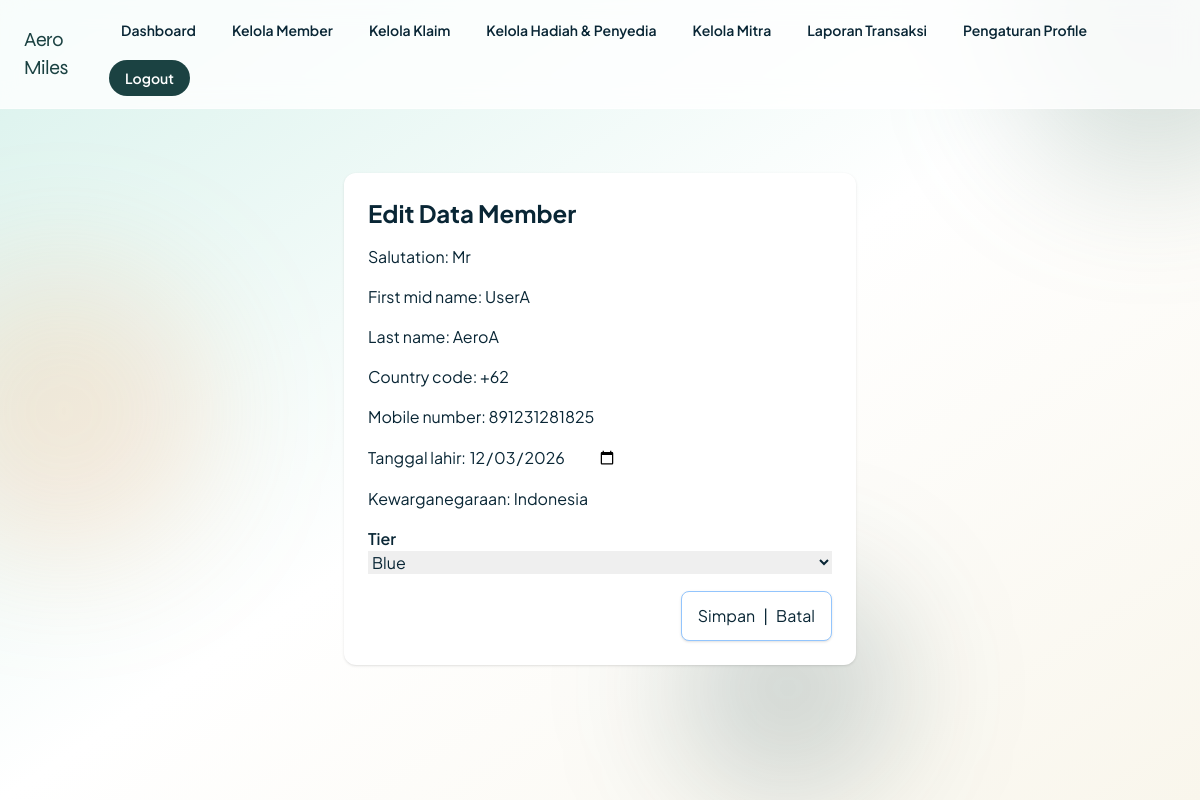
The app's page /staf/kelola-member/M0001/ubah/ (signed in), older data.
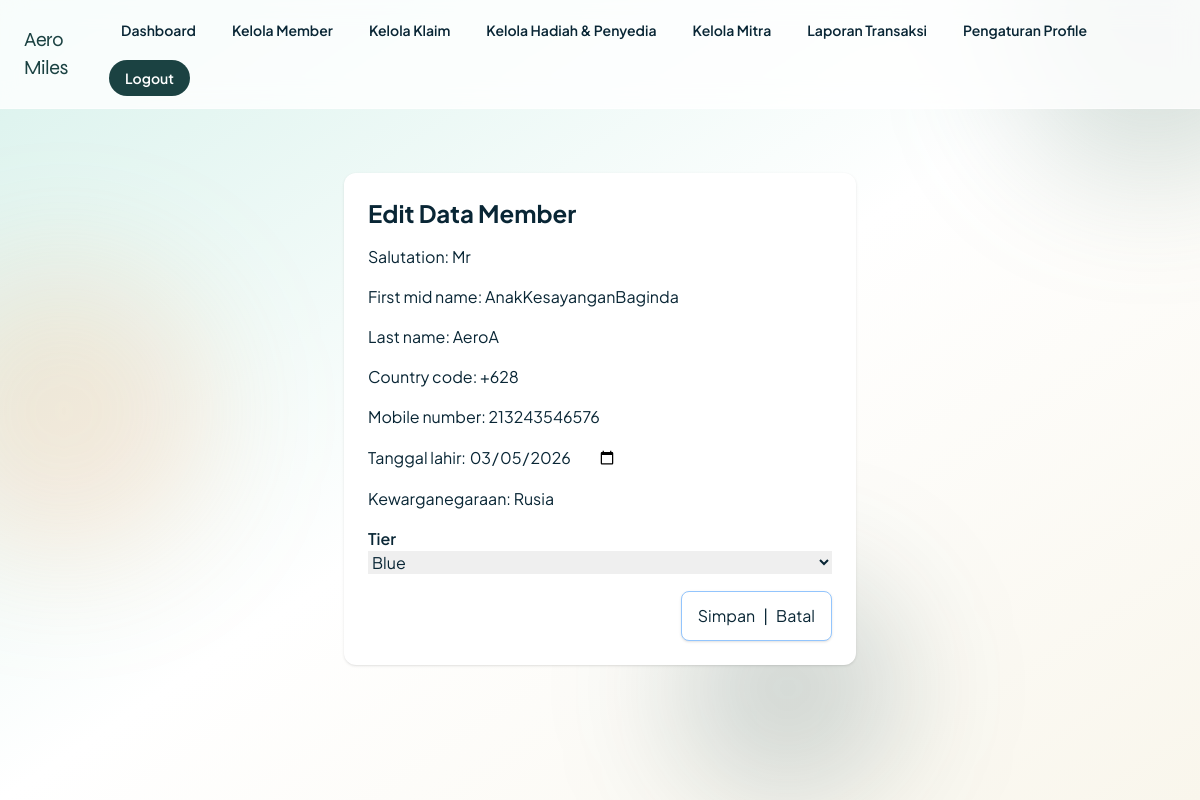
The same page, newer data.
### core/models.py (models this page shows, shortened)
class User(AbstractUser):
    class Role(models.TextChoices):
        MEMBER = "member", "Member"
        STAF = "staf", "Staf"
    username = None
    email = models.EmailField(unique=True)
    role = models.CharField(max_length=10, choices=Role.choices, default=Role.MEMBER)
    salutation = models.CharField(max_length=10, default="Mr")
    first_mid_name = models.CharField(max_length=100, default="User")
    last_name = models.CharField(max_length=100, default="Aero")
    country_code = models.CharField(max_length=5, default="+62")
    mobile_number = models.CharField(max_length=20, default="0000000000")
    tanggal_lahir = models.DateField(default=timezone.localdate)
    kewarganegaraan = models.CharField(max_length=50, default="Indonesia")
    USERNAME_FIELD = "email"
    REQUIRED_FIELDS = []
    objects = UserManager()

### core/views.py (the view, shortened to what this page needs)
# urls.py: path("staf/kelola-member/<str:nomor_member>/ubah/", views.member_update_view, name="staf_ubah_member"),
@login_required
@transaction.atomic
def member_update_view(request, nomor_member):
    if not _staff_only(request):
        return redirect("dashboard")
    member_profile = get_object_or_404(MemberProfile, nomor_member=nomor_member)
    user = member_profile.user
    user_form = ProfileUpdateForm(request.POST or None, instance=user)
    return render(request, "core/member_form.html", {
        "user_form": user_form,
        "member_profile": member_profile,
        "is_create": False,
        "tiers": MemberProfile.objects.values_list("tier", flat=True).distinct(),
    })

### core/forms.py
class ProfileUpdateForm(forms.ModelForm):
    class Meta:
        model = User
        fields = [
            "salutation",
            "first_mid_name",
            "last_name",
            "country_code",
            "mobile_number",
            "tanggal_lahir",
            "kewarganegaraan",
        ]
        widgets = {
            "tanggal_lahir": forms.DateInput(attrs={"type": "date"}),
        }

### core/views.py (called while the page is built)
def _staff_only(request):
    if request.user.role != User.Role.STAF:
        messages.error(request, "Halaman ini khusus staf.")
        return False
    return True

### templates/core/member_form.html (shortened to what this page needs)
{% extends 'base.html' %}
{% block content %}
<div class="container mx-auto py-6 max-w-lg">
  <div class="bg-white rounded-xl shadow p-6">
    <h1 class="text-2xl font-bold mb-4">{% if is_create %}Tambah Member{% else %}Edit Data Member{% endif %}</h1>
    <form method="post" class="space-y-4">
      {{ user_form.as_p }}
      {% if not is_create %}
        <div>
          <label class="block font-semibold">Tier</label>
          <select name="tier" class="input input-bordered w-full">
            {% for t in tiers %}
              <option value="{{ t }}" {% if member_profile.tier == t %}selected{% endif %}>{{ t }}</option>
            {% endfor %}
          </select>
        </div>
      {% endif %}
      <div class="flex gap-2 justify-end mt-6">
        <div class="bg-white rounded-lg shadow border border-blue-300 px-4 py-3 flex gap-2">
          <button type="submit" class="btn btn-primary">Simpan</button>
          <p>|</p>
          <a href="{% url 'staf_kelola_member' %}" class="btn btn-secondary">Batal</a>
        </div>
      </div>
    </form>
  </div>
</div>
{% endblock %}

Row changes from the older to the newer data that the page shows:
changed User "Mr": first_mid_name "UserA" → "AnakKesayanganBaginda"; country_code "+62" → "+628"; mobile_number "891231281825" → "213243546576"; tanggal_lahir "12/03/2026" → "03/05/2026"; kewarganegaraan "Indonesia" → "Rusia"
